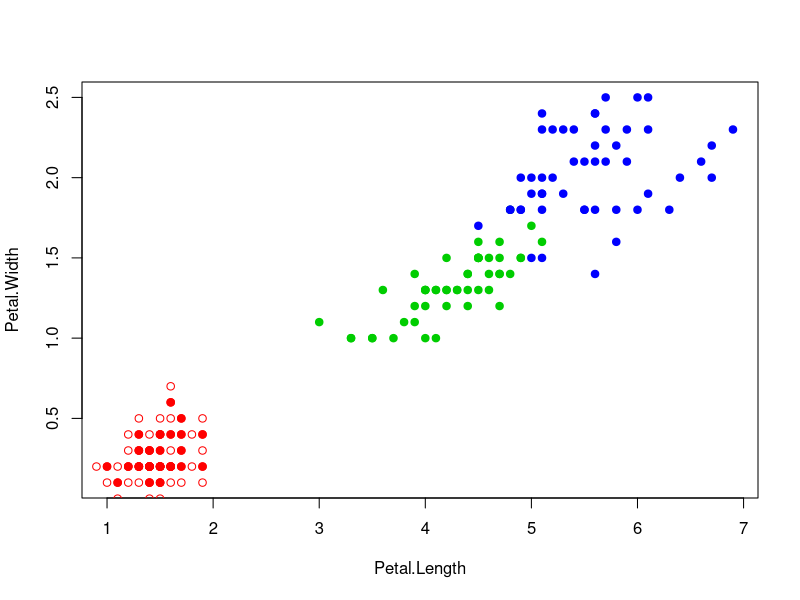

This figure's R source: (Note: a time limit stopped this script after it produced the figure.)
colors <- c("setosa" = "red", "versicolor" = "green3",
            "virginica" = "blue")
plot(iris[, 3:4], pch = 21, bg = colors[iris$Species],
     col = colors[iris$Species])



euclideanDistance <- function(u, v)
{
  sqrt(sum((u - v)^2))
}


sortObjectsByDist <- function(xl, z)
{
  l <- dim(xl)[1]
  n <- dim(xl)[2] - 1
  
  distances <- matrix(NA, l, 2)
  
  for (i in 1:l)
  {
    distances[i, ] <- c(i, euclideanDistance(xl[i, 1:n], z))
  }
  
  
  orderedXl <- xl[order(distances[, 2]), ]
  
  return (orderedXl);
}



Rightangle <- function(u){
  return (1/2)
}


Triangle <- function(u){
  return (1 - u)
}

Epanech <- function(u){
  return ((3/4)*(1-u^2))
}

Quartic <- function(u){
  return ((15/16)* (1 - u^2))
}

Gauss <- function(u){
  return ((1/sqrt(2*pi))*exp((-1/2)*u^2))
}


Parzen <- function(xl,z,h, ker = Triangle){
  l = dim(xl)[1]
  n = dim(xl)[2] - 1
  weights <- c()
  weights[xl[ ,n+1]] <- 0
  i = 1
  #h = 0.5
  while(euclideanDistance(xl[i, 1:n], z) < h && i < l ){
    #print(i)
    tmp = (euclideanDistance(xl[i, 1:n], z))/(h)
    weights[xl[i,n+1]] = weights[xl[i,n+1]] + ker(tmp)
    i <- i + 1
  }
  if (i == 1) return ("white") 
  return (x[which.max(weights)])
}



LOO <- function(xl){
  l = dim(xl)[1]
  c = dim(xl)[2]
  Err = matrix(0, 400, 1)
  for (i in 1:l){
    print (i)
    z = xl[i, 1:c-1]
    new_xl = xl[-i, ]
    new_xl = sortObjectsByDist(new_xl,z)
    j = 1
    for (k in seq(0.1, 5, 0.1)){
      class <- Parzen(new_xl, z,k)
      if (class != xl[i,c]){
        Err[j] = Err[j] + 1
      }
      j = j + 1
    }
  }
  return (Err)
}


x = iris[,5]
x = unique(x)
xl <- iris[, 3:5]
#loo = LOOh(xl)
#print (loo)
#h = which.min(loo)
#print (h)
h = 0.1
if (FALSE){
  for (i in 1:10){
    x1 <- runif(1, 1.0, 7.0)
    x2 <- runif(1, 0, 2.5)
    z <- c(x1,x2)
    orderedXl <- sortObjectsByDist(xl, z)
    class = Parzen(orderedXl, z,h)
    points(z[1], z[2], pch = 22, bg = colors[class], asp = 20)
  }
}
for (i in seq(0.8, 7.1, 0.1)) {
  for (j in seq(-0.3, 2.9, 0.1)) {
    z <- c(i,j)
    orderedXl <- sortObjectsByDist(xl, z)
    class = Parzen(orderedXl, z,h)
    points(i, j, pch = 1, col = colors[class], asp = 20)
  }
}

points(iris[, 3:4], pch = 21, bg = colors[iris$Species], asp = 1)
